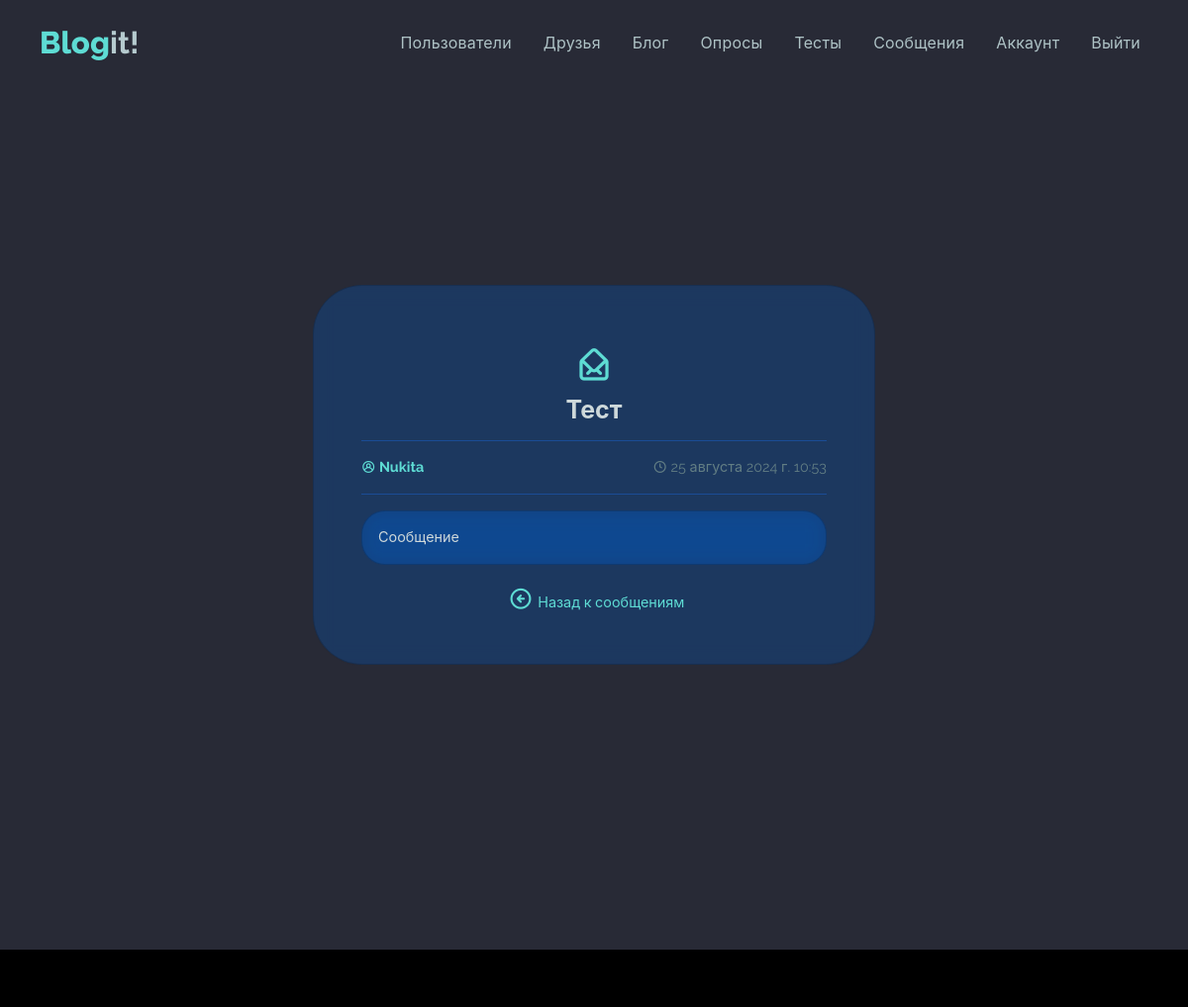
The app's page /message/1/ (signed in) with its own data.
### users/models.py (models this page shows, shortened)
class Message(models.Model):
    sender = models.ForeignKey(Profile, on_delete=models.SET_NULL, null=True, blank=True)
    recipient = models.ForeignKey(Profile, on_delete=models.SET_NULL, null=True, blank=True, related_name='messages')
    name = models.CharField(max_length=200, null=True, blank=True)
    email = models.EmailField(max_length=200, null=True, blank=True)
    subject = models.CharField(max_length=200,  null=True, blank=True)
    body = models.TextField()
    is_read = models.BooleanField(default=False, null=True)
    created = models.DateTimeField(auto_now_add=True)
    class Meta:
        ordering = ['is_read', '-created']
        verbose_name = 'Сообщение'
        verbose_name_plural = 'Сообщения'

### users/views.py (the view)
# urls.py: path('message/<str:pk>/', views.viewMessage, name='message'),
@login_required
def viewMessage(request, pk):
    profile = request.user.profile
    message = profile.messages.get(id=pk)
    if message.is_read is False:
        message.is_read = True
        message.save()
    context = {'message': message}
    return render(request, 'users/message.html', context)

### users/templates/users/message.html
{% extends 'base.html' %}
{% block content %}
    <section>
        <main>
            <div class="mt-5 mb-5">
                <div class="vh-100 d-flex justify-content-center align-items-center">
                    <div class="container">
                        <div class="row d-flex justify-content-center">
                            <div class="col-12 col-md-6 col-lg-6">
                                <div class="card card-bg">
                                    <div class="card-body p-5">
                                        <div class="mb-1 mt-md-2">
                                            <div>
                                                <h2 class="text-center text-primary">
                                                    <i class="uil uil-envelope-open"></i>
                                                </h2>
                                                <h5 class="fw-bold fs-2 text-200 mb-2 text-center">{{ message.subject }}</h5>
                                                <hr>
                                                <div class="d-flex justify-content-between">
                                                    {% if message.sender %}
                                                        <span class="fs--1 fw-bold text-start"><a href="{% url 'user-profile' message.sender.username  %}"
   class="text-decoration-none text-start"><i class="uil uil-user-circle text-primary"></i> {{ message.name }}</a></span>
                                                    {% else %}
                                                        <span class="fw-bold fs--1 text-600 text-start">Отправитель: {{ message.name }}</span>
                                                    {% endif %}
                                                    <span class="fs--1 text-600 text-end"><i class="uil uil-clock"></i> {{ message.created }}</span>
                                                </div>
                                                <hr>
                                                <div class="message-card card-bg">
                                                    <div class="card-body">
                                                        <div class=" fs--1 text-200 px-2 py-2">{{ message.body|linebreaksbr }}</div>
                                                    </div>
                                                </div>
                                            </div>
                                        </div>
                                        <div class="text-center mt-3">
                                            <a href="{% url 'inbox' %}" style="text-decoration: none;"><i class="uil uil-arrow-circle-left"
   style="padding: 0.3rem;
          font-size: 25px"></i>Назад к сообщениям</a>
                                        </div>
                                    </div>
                                </div>
                            </div>
                        </div>
                    </div>
                </div>
            </main>
        {% endblock content %}

### records on screen
Message: subject "Тест", name "Nukita", created "25 августа 2024 г. 10:53", body "Сообщение"
